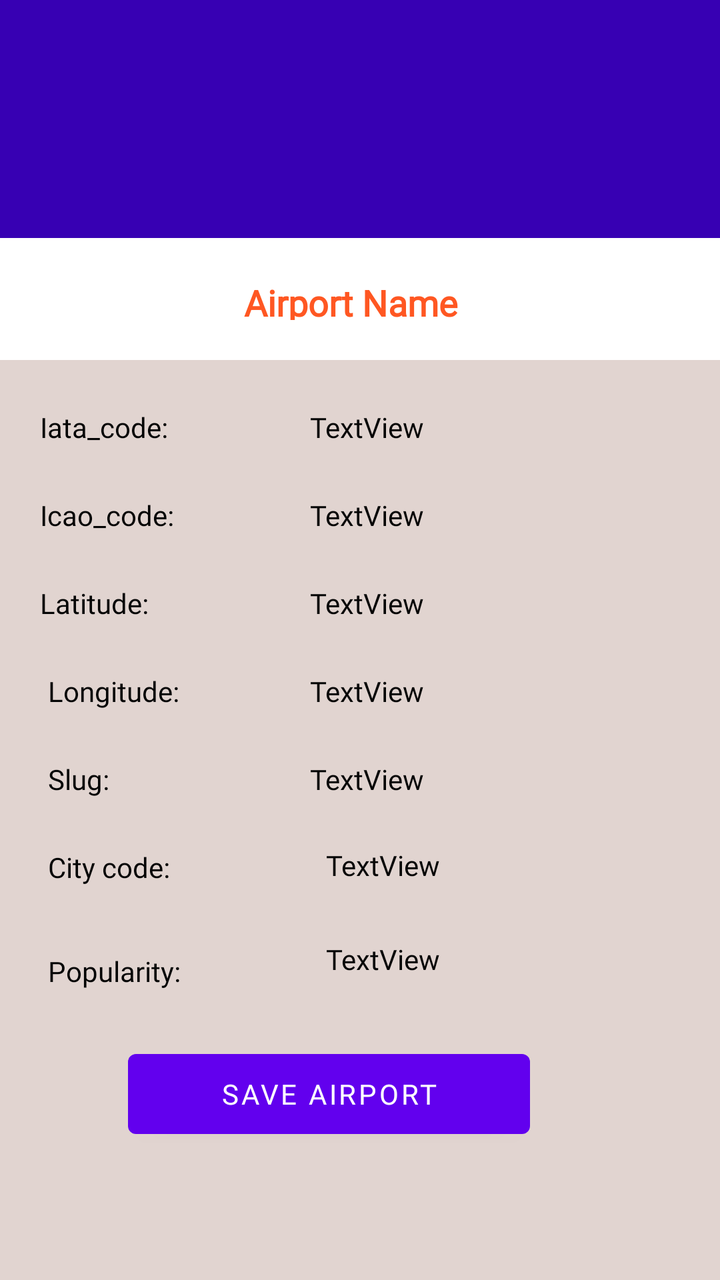
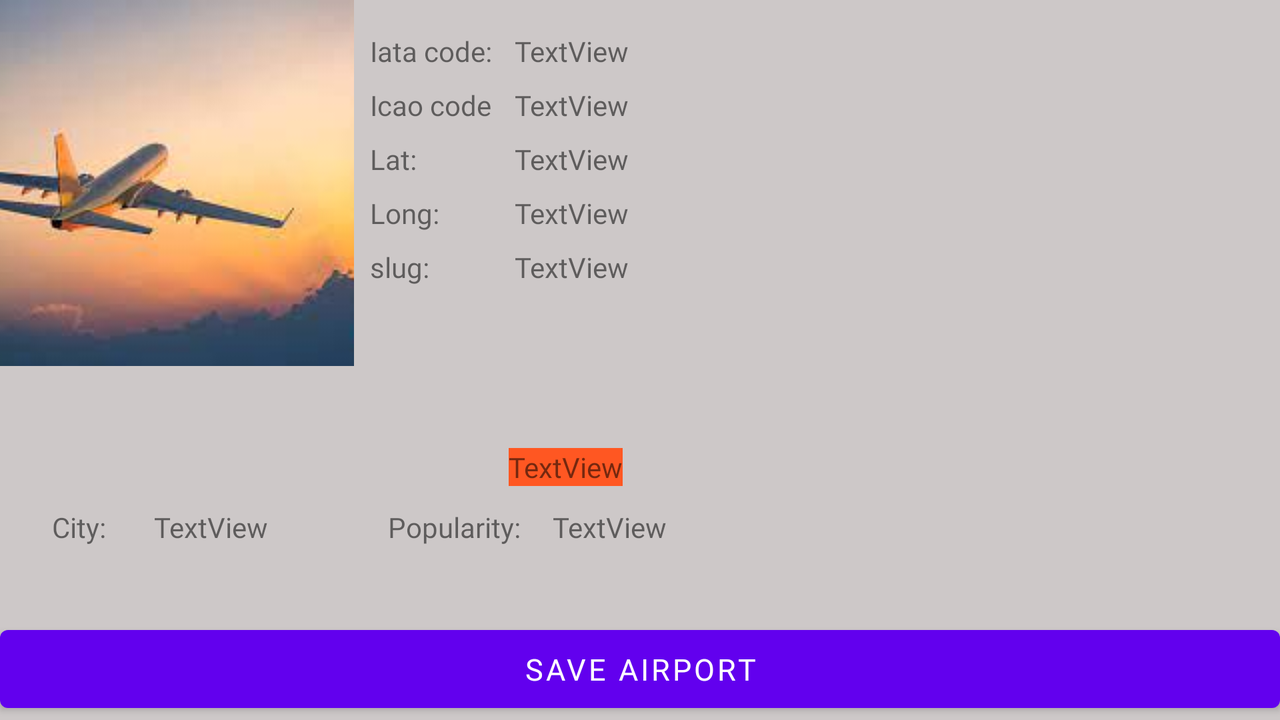

An Android layout and its configuration variant, each rendered on a device that would load it. The default file and the variant file are quoted in full after the pictures.
<!-- AndroidManifest.xml: application theme Theme.FlightTracking -->
<!-- res/layout/fragment_airport_detail.xml -->
<?xml version="1.0" encoding="utf-8"?>
<FrameLayout xmlns:android="http://schemas.android.com/apk/res/android"
    xmlns:app="http://schemas.android.com/apk/res-auto"
    xmlns:tools="http://schemas.android.com/tools"
    android:layout_width="match_parent"
    android:layout_height="match_parent"
    tools:context=".fragments.AirportDetailFragment">

    <LinearLayout
        android:orientation="vertical"
        android:layout_width="match_parent"
        android:layout_height="match_parent"
        android:background="@color/purple_700">

        <ImageView
            android:id="@+id/airportImageView"
            android:layout_width="match_parent"
            android:layout_height="114dp"
            android:layout_marginTop="5dp"
            android:scaleType="centerCrop"
            android:src="@drawable/flight3" />

        <RelativeLayout
            android:layout_width="match_parent"
            android:layout_height="61dp"
            android:background="@android:color/white"
            android:paddingLeft="10dp"
            android:paddingTop="20dp"
            android:paddingRight="10dp"
            android:paddingBottom="20dp">

            <TextView
                android:id="@+id/airportView"
                android:layout_width="382dp"
                android:layout_height="wrap_content"
                android:layout_alignParentStart="true"
                android:layout_alignParentLeft="true"
                android:layout_alignParentEnd="true"
                android:layout_marginStart="0dp"
                android:layout_marginLeft="0dp"
                android:layout_marginEnd="9dp"
                android:gravity="center"

                android:text="Airport Name"
                android:textColor="#FF5722"
                android:textSize="18sp"
                android:textStyle="bold" />


        </RelativeLayout>

        <androidx.constraintlayout.widget.ConstraintLayout
            android:layout_width="match_parent"
            android:layout_height="561dp"
            android:background="#E1D4D0">

            <TextView
                android:id="@+id/iataView"
                android:layout_width="wrap_content"
                android:layout_height="wrap_content"
                android:layout_marginStart="28dp"
                android:layout_marginTop="24dp"
                android:fontFamily="sans-serif-medium"
                android:text="TextView"
                android:textColor="#050505"
                android:textSize="14sp"
                app:layout_constraintStart_toEndOf="@+id/textView31"
                app:layout_constraintTop_toTopOf="parent" />

            <TextView
                android:id="@+id/icaoView"
                android:layout_width="wrap_content"
                android:layout_height="wrap_content"
                android:layout_marginTop="25dp"
                android:fontFamily="sans-serif-medium"
                android:text="TextView"
                android:textColor="#050505"
                android:textSize="14sp"
                app:layout_constraintStart_toStartOf="@+id/iataView"
                app:layout_constraintTop_toBottomOf="@+id/iataView" />

            <TextView
                android:id="@+id/textView21"
                android:layout_width="104dp"
                android:layout_height="wrap_content"
                android:layout_marginTop="25dp"
                android:fontFamily="sans-serif-medium"
                android:text="Latitude:"
                android:textColor="#050505"
                android:textSize="14sp"
                app:layout_constraintStart_toStartOf="@+id/textView19"
                app:layout_constraintTop_toBottomOf="@+id/textView19" />

            <TextView
                android:id="@+id/textView31"
                android:layout_width="107dp"
                android:layout_height="wrap_content"
                android:layout_marginStart="20dp"
                android:fontFamily="sans-serif-medium"
                android:text="Iata_code: "
                android:textColor="#050505"
                android:textSize="14sp"
                app:layout_constraintStart_toStartOf="parent"
                app:layout_constraintTop_toTopOf="@+id/iataView" />

            <TextView
                android:id="@+id/textView19"
                android:layout_width="107dp"
                android:layout_height="wrap_content"
                android:layout_marginTop="25dp"
                android:fontFamily="sans-serif-medium"
                android:text="Icao_code:"
                android:textColor="#050505"
                android:textSize="14sp"
                app:layout_constraintStart_toStartOf="@+id/textView31"
                app:layout_constraintTop_toBottomOf="@+id/textView31" />

            <TextView
                android:id="@+id/textView23"
                android:layout_width="101dp"
                android:layout_height="wrap_content"
                android:layout_marginStart="24dp"
                android:layout_marginTop="25dp"
                android:fontFamily="sans-serif-medium"
                android:text="Longitude:"
                android:textColor="#050505"
                android:textSize="14sp"
                app:layout_constraintStart_toStartOf="parent"
                app:layout_constraintTop_toBottomOf="@+id/textView21" />

            <TextView
                android:id="@+id/textView25"
                android:layout_width="88dp"
                android:layout_height="wrap_content"
                android:layout_marginTop="25dp"
                android:fontFamily="sans-serif-medium"
                android:text="Slug:"
                android:textColor="#050505"
                android:textSize="14sp"
                app:layout_constraintStart_toStartOf="@+id/textView23"
                app:layout_constraintTop_toBottomOf="@+id/textView23" />

            <TextView
                android:id="@+id/textView27"
                android:layout_width="116dp"
                android:layout_height="27dp"
                android:layout_marginTop="25dp"
                android:fontFamily="sans-serif-medium"
                android:text="City code:"
                android:textColor="#050505"
                android:textSize="14sp"
                app:layout_constraintStart_toStartOf="@+id/textView25"
                app:layout_constraintTop_toBottomOf="@+id/textView25" />

            <TextView
                android:id="@+id/textView29"
                android:layout_width="115dp"
                android:layout_height="29dp"
                android:layout_marginStart="24dp"
                android:layout_marginTop="25dp"
                android:fontFamily="sans-serif-medium"
                android:text="Popularity:"
                android:textColor="#050505"
                android:textSize="14sp"
                app:layout_constraintStart_toStartOf="parent"
                app:layout_constraintTop_toBottomOf="@+id/textView27" />

            <TextView
                android:id="@+id/latView"
                android:layout_width="wrap_content"
                android:layout_height="wrap_content"
                android:layout_marginTop="25dp"
                android:fontFamily="sans-serif-medium"
                android:text="TextView"
                android:textColor="#050505"
                android:textSize="14sp"
                app:layout_constraintStart_toStartOf="@+id/icaoView"
                app:layout_constraintTop_toBottomOf="@+id/icaoView" />

            <TextView
                android:id="@+id/longView"
                android:layout_width="wrap_content"
                android:layout_height="wrap_content"
                android:layout_marginTop="25dp"
                android:fontFamily="sans-serif-medium"
                android:text="TextView"
                android:textColor="#050505"
                android:textSize="14sp"
                app:layout_constraintStart_toStartOf="@+id/latView"
                app:layout_constraintTop_toBottomOf="@+id/latView" />

            <TextView
                android:id="@+id/slugView"
                android:layout_width="wrap_content"
                android:layout_height="wrap_content"
                android:layout_marginTop="25dp"
                android:fontFamily="sans-serif-medium"
                android:text="TextView"
                android:textColor="#050505"
                android:textSize="14sp"
                app:layout_constraintStart_toStartOf="@+id/longView"
                app:layout_constraintTop_toBottomOf="@+id/longView" />

            <TextView
                android:id="@+id/cityView"
                android:layout_width="wrap_content"
                android:layout_height="wrap_content"
                android:layout_marginStart="8dp"
                android:layout_marginTop="24dp"
                android:fontFamily="sans-serif-medium"
                android:text="TextView"
                android:textColor="#050505"
                android:textSize="14sp"
                app:layout_constraintStart_toStartOf="@+id/slugView"
                app:layout_constraintTop_toBottomOf="@+id/slugView" />

            <TextView
                android:id="@+id/popularView"
                android:layout_width="wrap_content"
                android:layout_height="wrap_content"
                android:layout_marginTop="28dp"
                android:fontFamily="sans-serif-medium"
                android:text="TextView"
                android:textColor="#050505"
                android:textSize="14sp"
                app:layout_constraintStart_toStartOf="@+id/cityView"
                app:layout_constraintTop_toBottomOf="@+id/cityView" />

            <Button
                android:id="@+id/saveAirport"
                android:layout_width="201dp"
                android:layout_height="52dp"
                android:layout_marginStart="77dp"
                android:layout_marginTop="32dp"
                android:layout_marginEnd="119dp"
                android:text="Save Airport"
                app:layout_constraintEnd_toEndOf="parent"
                app:layout_constraintHorizontal_bias="0.357"
                app:layout_constraintStart_toStartOf="parent"
                app:layout_constraintTop_toBottomOf="@+id/popularView" />
        </androidx.constraintlayout.widget.ConstraintLayout>

    </LinearLayout>

</FrameLayout>
<!-- resources referenced by this layout -->
<resources>
  <style name="Theme.FlightTracking" parent="Theme.MaterialComponents.Light.DarkActionBar">
          
          <item name="colorPrimary">@color/purple_500</item>
          <item name="colorPrimaryVariant">@color/purple_700</item>
          <item name="colorOnPrimary">@color/white</item>
          <item name="fontFamily">@font/regular</item>
          
          <item name="colorSecondary">@color/teal_200</item>
          <item name="colorSecondaryVariant">@color/teal_700</item>
          <item name="colorOnSecondary">@color/black</item>
          
          <item name="android:statusBarColor" tools:targetApi="l">?attr/colorPrimaryVariant</item>
          
      </style>
</resources>
<!-- res/layout-land/fragment_airport_detail.xml (the repository's variant of the layout above) -->
<!-- drawn on the phone turned sideways -->
<FrameLayout xmlns:android="http://schemas.android.com/apk/res/android"
    xmlns:app="http://schemas.android.com/apk/res-auto"
    xmlns:tools="http://schemas.android.com/tools"
    android:layout_width="match_parent"
    android:layout_height="match_parent"
    tools:context="com.example.flighttracking.ui.AirportsDetailActivity">

    <LinearLayout
        android:layout_width="match_parent"
        android:layout_height="match_parent"
        android:background="#CDC8C8"
        android:orientation="vertical">

        <LinearLayout
            android:layout_width="match_parent"
            android:layout_height="match_parent"
            android:layout_weight="3"
            android:orientation="horizontal">

            <ImageView
                android:id="@+id/airportImageView"
                android:layout_width="354dp"
                android:layout_height="wrap_content"
                android:layout_weight="1"
                android:scaleType="centerCrop"
                android:src="@drawable/img_2" />

            <androidx.constraintlayout.widget.ConstraintLayout
                android:layout_width="match_parent"
                android:layout_height="180dp"
                android:layout_weight="1"
                android:orientation="vertical">


                <TextView
                    android:id="@+id/iataView"
                    android:layout_width="wrap_content"
                    android:layout_height="wrap_content"
                    android:layout_marginStart="8dp"
                    android:layout_marginTop="16dp"
                    android:text="TextView"
                    app:layout_constraintStart_toEndOf="@+id/textView34"
                    app:layout_constraintTop_toTopOf="parent" />

                <TextView
                    android:id="@+id/icaoView"
                    android:layout_width="wrap_content"
                    android:layout_height="wrap_content"
                    android:layout_marginTop="8dp"
                    android:text="TextView"
                    app:layout_constraintStart_toStartOf="@+id/iataView"
                    app:layout_constraintTop_toBottomOf="@+id/iataView" />

                <TextView
                    android:id="@+id/latView"
                    android:layout_width="wrap_content"
                    android:layout_height="wrap_content"
                    android:layout_marginTop="8dp"
                    android:text="TextView"
                    app:layout_constraintStart_toStartOf="@+id/icaoView"
                    app:layout_constraintTop_toBottomOf="@+id/icaoView" />

                <TextView
                    android:id="@+id/longView"
                    android:layout_width="wrap_content"
                    android:layout_height="wrap_content"
                    android:layout_marginTop="8dp"
                    android:text="TextView"
                    app:layout_constraintStart_toStartOf="@+id/latView"
                    app:layout_constraintTop_toBottomOf="@+id/latView" />

                <TextView
                    android:id="@+id/slugView"
                    android:layout_width="wrap_content"
                    android:layout_height="wrap_content"
                    android:layout_marginTop="8dp"
                    android:text="TextView"
                    app:layout_constraintStart_toStartOf="@+id/longView"
                    app:layout_constraintTop_toBottomOf="@+id/longView" />

                <TextView
                    android:id="@+id/textView34"
                    android:layout_width="wrap_content"
                    android:layout_height="wrap_content"
                    android:layout_marginStart="8dp"
                    android:layout_marginTop="16dp"
                    android:text="Iata code: "
                    app:layout_constraintStart_toStartOf="parent"
                    app:layout_constraintTop_toTopOf="parent" />

                <TextView
                    android:id="@+id/textView35"
                    android:layout_width="wrap_content"
                    android:layout_height="wrap_content"
                    android:layout_marginStart="8dp"
                    android:layout_marginTop="8dp"
                    android:text="Icao code"
                    app:layout_constraintStart_toStartOf="parent"
                    app:layout_constraintTop_toBottomOf="@+id/textView34" />

                <TextView
                    android:id="@+id/textView38"
                    android:layout_width="wrap_content"
                    android:layout_height="wrap_content"
                    android:layout_marginStart="8dp"
                    android:layout_marginTop="8dp"
                    android:text="Lat:"
                    app:layout_constraintStart_toStartOf="parent"
                    app:layout_constraintTop_toBottomOf="@+id/textView35" />

                <TextView
                    android:id="@+id/textView39"
                    android:layout_width="wrap_content"
                    android:layout_height="wrap_content"
                    android:layout_marginStart="8dp"
                    android:layout_marginTop="8dp"
                    android:text="Long:"
                    app:layout_constraintStart_toStartOf="parent"
                    app:layout_constraintTop_toBottomOf="@+id/textView38" />

                <TextView
                    android:id="@+id/textView40"
                    android:layout_width="wrap_content"
                    android:layout_height="wrap_content"
                    android:layout_marginStart="8dp"
                    android:layout_marginTop="8dp"
                    android:text="slug:"
                    app:layout_constraintStart_toStartOf="parent"
                    app:layout_constraintTop_toBottomOf="@+id/textView39" />
            </androidx.constraintlayout.widget.ConstraintLayout>

        </LinearLayout>

        <androidx.constraintlayout.widget.ConstraintLayout
            android:layout_width="match_parent"
            android:layout_height="match_parent"
            android:layout_marginLeft="8dp"
            android:layout_marginRight="8dp"
            android:layout_weight="5"
            android:gravity="center"
            android:orientation="horizontal"
            android:padding="10dp">

            <TextView
                android:id="@+id/airportView"
                android:layout_width="wrap_content"
                android:layout_height="wrap_content"
                android:layout_marginStart="4dp"
                android:layout_marginTop="8dp"
                android:layout_marginEnd="8dp"
                android:background="#FF5722"
                android:text="TextView"
                app:layout_constraintEnd_toEndOf="parent"
                app:layout_constraintHorizontal_bias="0.434"
                app:layout_constraintStart_toStartOf="parent"
                app:layout_constraintTop_toTopOf="parent" />

            <TextView
                android:id="@+id/cityView"
                android:layout_width="wrap_content"
                android:layout_height="wrap_content"
                android:layout_marginStart="24dp"
                android:text="TextView"
                app:layout_constraintStart_toEndOf="@+id/textView41"
                app:layout_constraintTop_toTopOf="@+id/textView41" />

            <TextView
                android:id="@+id/popularView"
                android:layout_width="wrap_content"
                android:layout_height="wrap_content"
                android:layout_marginStart="16dp"
                android:text="TextView"
                app:layout_constraintStart_toEndOf="@+id/textView42"
                app:layout_constraintTop_toTopOf="@+id/textView42" />

            <TextView
                android:id="@+id/textView41"
                android:layout_width="wrap_content"
                android:layout_height="wrap_content"
                android:layout_marginStart="8dp"
                android:layout_marginTop="38dp"
                android:text="City:"
                app:layout_constraintStart_toStartOf="parent"
                app:layout_constraintTop_toTopOf="parent" />

            <TextView
                android:id="@+id/textView42"
                android:layout_width="wrap_content"
                android:layout_height="wrap_content"
                android:layout_marginStart="60dp"
                android:text="Popularity:"
                app:layout_constraintStart_toEndOf="@+id/cityView"
                app:layout_constraintTop_toTopOf="@+id/cityView" />
        </androidx.constraintlayout.widget.ConstraintLayout>

        <Button
            android:id="@+id/saveAirport"
            android:layout_width="match_parent"
            android:layout_height="match_parent"
            android:layout_alignParentBottom="true"
            android:layout_weight="6"
            android:text="Save Airport"
            android:textSize="15sp" />
    </LinearLayout>
</FrameLayout>
<!-- resources referenced by the variant -->
<!-- as the phone turned sideways resolves them -->
<resources>
  <!-- drawable img_2: png bitmap (drawable, 75963 bytes) -->
  <style name="Theme.FlightTracking" parent="Theme.MaterialComponents.Light.DarkActionBar">
          
          <item name="colorPrimary">@color/purple_500</item>
          <item name="colorPrimaryVariant">@color/purple_700</item>
          <item name="colorOnPrimary">@color/white</item>
          <item name="fontFamily">@font/regular</item>
          
          <item name="colorSecondary">@color/teal_200</item>
          <item name="colorSecondaryVariant">@color/teal_700</item>
          <item name="colorOnSecondary">@color/black</item>
          
          <item name="android:statusBarColor" tools:targetApi="l">?attr/colorPrimaryVariant</item>
          
      </style>
</resources>
